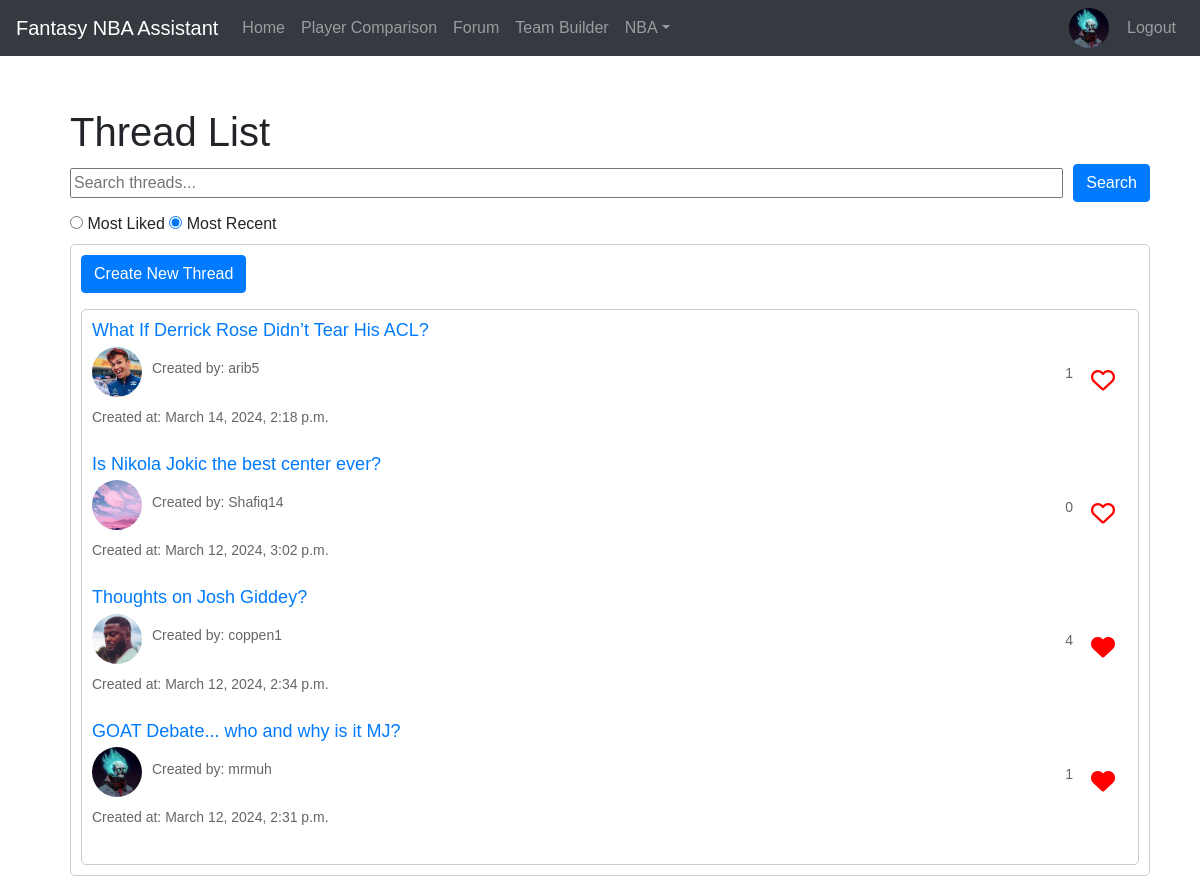
/forum (signed in), run on the app's committed database.
### mysite/models.py (models this page shows, shortened)
class Profile(models.Model):
    user = models.OneToOneField(User, on_delete=models.CASCADE)
    bio = models.TextField(blank=True)
    favorite_team = models.ForeignKey('Team', on_delete=models.SET_NULL, null=True, blank=True)
    profile_picture = models.ImageField(upload_to='profile_pictures', default=default_profile_picture)

class Thread(models.Model):
    title = models.CharField(max_length=200)
    creator = models.ForeignKey(User, on_delete=models.CASCADE, related_name='threads', default=1)
    created_at = models.DateTimeField(auto_now_add=True)
    upvotes = models.ManyToManyField(User, related_name='upvoted_threads', blank=True)
    def get_absolute_url(self):
        return reverse('thread_detail', kwargs={'pk': self.pk})

### mysite/views.py (the view)
# urls.py: path('forum', login_required(views.thread_list), name='thread_list'),
@login_required
def thread_list(request):
    query = request.GET.get('q')
    sort_option = request.GET.get('sort')
    threads = Thread.objects.all()
    threads = threads.order_by('-created_at')
    if query:
        threads = threads.filter(title__icontains=query)
    if sort_option == 'likes':
        threads = threads.annotate(num_upvotes=Count('upvotes')).order_by('-num_upvotes')
    if sort_option == 'recent':
        threads = threads.order_by('-created_at')
    return render(request, 'mysite/thread_list.html', {'threads': threads, 'sort_by': sort_option})

### mysite/templates/mysite/thread_list.html (shortened to what this page needs)
{% extends 'mysite/base.html' %}
{% block content %}
<div class="container">
  <h1>Thread List</h1>
  <form method="GET" action="{% url 'thread_list' %}" class="search-bar">
    <input type="text" name="q" placeholder="Search threads..." class="search-input">
    <button type="submit" class="btn btn-primary search-button">Search</button>
  </form>
  <div class="toggle-container">
    <label>
      <input type="radio" name="sortOption" id="sortMostLiked" value="likes" {% if sort_by == 'likes' %}checked{% endif %}>
      Most Liked
    </label>
    <label>
      <input type="radio" name="sortOption" id="sortMostRecent" value="recent" {% if sort_by != 'likes' %}checked{% endif %}>
      Most Recent
    </label>
  </div>
  <div class="thread-list">
    <a href="{% url 'create_thread' %}" class="btn btn-primary mb-3">Create New Thread</a>
    <div class="thread-list">
      {% for thread in threads %}
      <div class="thread">
        <div>
          <h2><a href="{{ thread.get_absolute_url }}">{{ thread.title }}</a></h2>
          <div class="creator-info">
            <img class="profile-picture" src="{{ thread.creator.profile.profile_picture.url }}" alt="{{ thread.creator.username }}">
            <p style="padding-top: 10px;" class="creator-name">Created by: {{ thread.creator.username }}</p>
          </div>
          <p style="padding-top: 10px;">Created at: {{ thread.created_at }}</p>
        </div>
        <div class="upvote-container">
          <p class="upvote-count">{{ thread.upvotes.count }}</p>
          <form method="post" action="{% url 'upvote_thread' thread.id %}" class="upvote-button">
            <button type="submit" class="btn btn-transparent">
              {% if user in thread.upvotes.all %}
                <i class="fa-solid fa-heart" style="color:red"></i>
              {% else %}
              <i class="fa-regular fa-heart" style="color:red"></i>
              {% endif %}
            </button>
          </form>
        </div>
      </div>
      {% endfor %}
    </div>
  </div>
</div>
{% endblock %}

### mysite/templates/mysite/base.html (shortened to what this page needs)
<!DOCTYPE html>
<html lang="en">
<head>
    <link rel="stylesheet" href="https://cdnjs.cloudflare.com/ajax/libs/font-awesome/4.7.0/css/font-awesome.min.css">
    <link rel="stylesheet" href="https://stackpath.bootstrapcdn.com/bootstrap/4.5.0/css/bootstrap.min.css"
>
</head>
<body>
    <header>
        <nav class="navbar navbar-expand-md navbar-dark fixed-top bg-dark">
            <a class="navbar-brand" href="/">Fantasy NBA Assistant</a>
            <div class="collapse navbar-collapse" id="navbarsExampleDefault">
                <ul class="navbar-nav mr-auto">
                    <li class="nav-item">
                        <a class="nav-link" href="/">Home <span class="sr-only">(current)</span></a>
                    </li>
                    <li class="nav-item">
                        <a class="nav-link" href="/playercomparison">Player Comparison </a>
                    </li>
                    <li class="nav-item">
                        <a class="nav-link" href="/forum">Forum </a>
                    </li>
                    <li class="nav-item">
                        <a class="nav-link" href="/teambuilder">Team Builder </a>
                    </li>
                    <li class="nav-item dropdown">
                        <a class="nav-link dropdown-toggle" href="#" id="dropdown01" data-toggle="dropdown"
                            aria-haspopup="true" aria-expanded="false">NBA</a>
                    </li>
                </ul>
                {% if user.is_authenticated %}
                    <ul class="navbar-nav ml-auto">
                        <li class="nav-item">
                            <a href="{% url 'profile' %}">
                                <img src="{{ user.profile.profile_picture.url }}" alt="Profile Picture" class="profile-img">
                            </a>
                        </li>
                        <li class="nav-item">
                            <a class="nav-link" href="{% url 'logout' %}">Logout</a>
                        </li>
                    </ul>
                {% endif %}
            </div>
        </nav>
    </header>
    <main role="main" class="container">
        <div class="mt-5">
            {% block content %}
            {% endblock %}
        </div>
    </main>
</body>
</html>

### mysite/templates/mysite/base.html (style rules this page uses)
body { font-family: 'Arial', sans-serif; }
.navbar-nav .nav-link { color: #ffffff; }
.profile-img { width: 40px; height: 40px; object-fit: cover; object-position: center; border-radius: 50%; margin-right: 10px; }

### mysite/templates/mysite/thread_list.html (style rules this page uses)
.container { margin: 20px; padding-top: 20px; }
.thread-list { border: 1px solid #ccc; padding: 10px; border-radius: 5px; }
.thread { margin-bottom: 10px; display: flex; justify-content: space-between; align-items: center; }
.thread h2 { font-size: 18px; margin-bottom: 5px; }
.thread p { font-size: 14px; color: #666; }
.creator-info { display: flex; align-items: center; }
.profile-picture { width: 50px; height: 50px; object-fit: cover; object-position: center; border-radius: 50%; margin-right: 10px; }
.search-bar { display: flex; align-items: center; width: 100%; margin-bottom: 10px; }
.search-input { flex-grow: 1; }
.search-button { height: auto; margin-left: 10px; }
.upvote-container { display: flex; align-items: center; }
.upvote-count { margin-right: 5px; }
.upvote-button i { font-size: 24px; color: #ccc; cursor: pointer; }
.toggle-container { margin-top: 10px; }

### data on the page
Thread: title "What If Derrick Rose Didn’t Tear His ACL?", creator.profile.profile_picture (picture), creator.username "arib5", created_at "March 14, 2024, 2:18 p.m.", upvotes.count "1"
Thread: title "Is Nikola Jokic the best center ever?", creator.profile.profile_picture (picture), creator.username "Shafiq14", created_at "March 12, 2024, 3:02 p.m.", upvotes.count "0"
Thread: title "Thoughts on Josh Giddey?", creator.profile.profile_picture (picture), creator.username "coppen1", created_at "March 12, 2024, 2:34 p.m.", upvotes.count "4"
Thread: title "GOAT Debate... who and why is it MJ?", creator.profile.profile_picture (picture), creator.username "mrmuh", created_at "March 12, 2024, 2:31 p.m.", upvotes.count "1"
